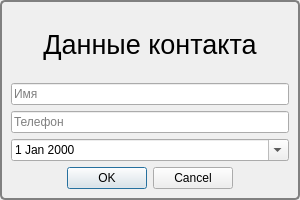
<?xml version="1.0" encoding="UTF-8"?>
<ui version="4.0">
 <class>ContactDataForm</class>
 <widget class="QWidget" name="ContactDataForm">
  <property name="windowModality">
   <enum>Qt::ApplicationModal</enum>
  </property>
  <property name="geometry">
   <rect>
    <x>0</x>
    <y>0</y>
    <width>300</width>
    <height>200</height>
   </rect>
  </property>
  <property name="minimumSize">
   <size>
    <width>300</width>
    <height>200</height>
   </size>
  </property>
  <property name="windowTitle">
   <string>Добавить/Изменить контакт</string>
  </property>
  <property name="styleSheet">
   <string notr="true">#ContactDataForm {
    border-width: 2;
    border-radius: 5;
    border-style: solid;
    border-color: gray;
}
</string>
  </property>
  <layout class="QGridLayout" name="gridLayout">
   <item row="5" column="0">
    <widget class="QDialogButtonBox" name="button_box">
     <property name="styleSheet">
      <string notr="true">QDialogButtonBox *[text=&quot;OK&quot;] {
    background: #ccff66;
}

QDialogButtonBox *[text=&quot;Cancel&quot;] { 
    background: #fe6665;
}</string>
     </property>
     <property name="orientation">
      <enum>Qt::Horizontal</enum>
     </property>
     <property name="standardButtons">
      <set>QDialogButtonBox::Cancel|QDialogButtonBox::Ok</set>
     </property>
     <property name="centerButtons">
      <bool>true</bool>
     </property>
    </widget>
   </item>
   <item row="0" column="0">
    <widget class="QLabel" name="label">
     <property name="sizePolicy">
      <sizepolicy hsizetype="Preferred" vsizetype="Minimum">
       <horstretch>0</horstretch>
       <verstretch>0</verstretch>
      </sizepolicy>
     </property>
     <property name="font">
      <font>
       <family>Arial</family>
       <pointsize>20</pointsize>
      </font>
     </property>
     <property name="text">
      <string>Данные контакта</string>
     </property>
     <property name="alignment">
      <set>Qt::AlignCenter</set>
     </property>
     <property name="margin">
      <number>15</number>
     </property>
    </widget>
   </item>
   <item row="2" column="0">
    <widget class="QLineEdit" name="phone_number_ln_edt">
     <property name="text">
      <string/>
     </property>
     <property name="placeholderText">
      <string>Телефон</string>
     </property>
    </widget>
   </item>
   <item row="1" column="0">
    <widget class="QLineEdit" name="name_ln_edt">
     <property name="text">
      <string/>
     </property>
     <property name="placeholderText">
      <string>Имя</string>
     </property>
    </widget>
   </item>
   <item row="4" column="0">
    <widget class="QDateEdit" name="birth_date_dt_edt">
     <property name="toolTip">
      <string>Дата рождения</string>
     </property>
     <property name="minimumDate">
      <date>
       <year>1900</year>
       <month>1</month>
       <day>1</day>
      </date>
     </property>
     <property name="calendarPopup">
      <bool>true</bool>
     </property>
    </widget>
   </item>
  </layout>
 </widget>
 <tabstops>
  <tabstop>name_ln_edt</tabstop>
  <tabstop>phone_number_ln_edt</tabstop>
  <tabstop>birth_date_dt_edt</tabstop>
 </tabstops>
 <resources/>
 <connections/>
</ui>
